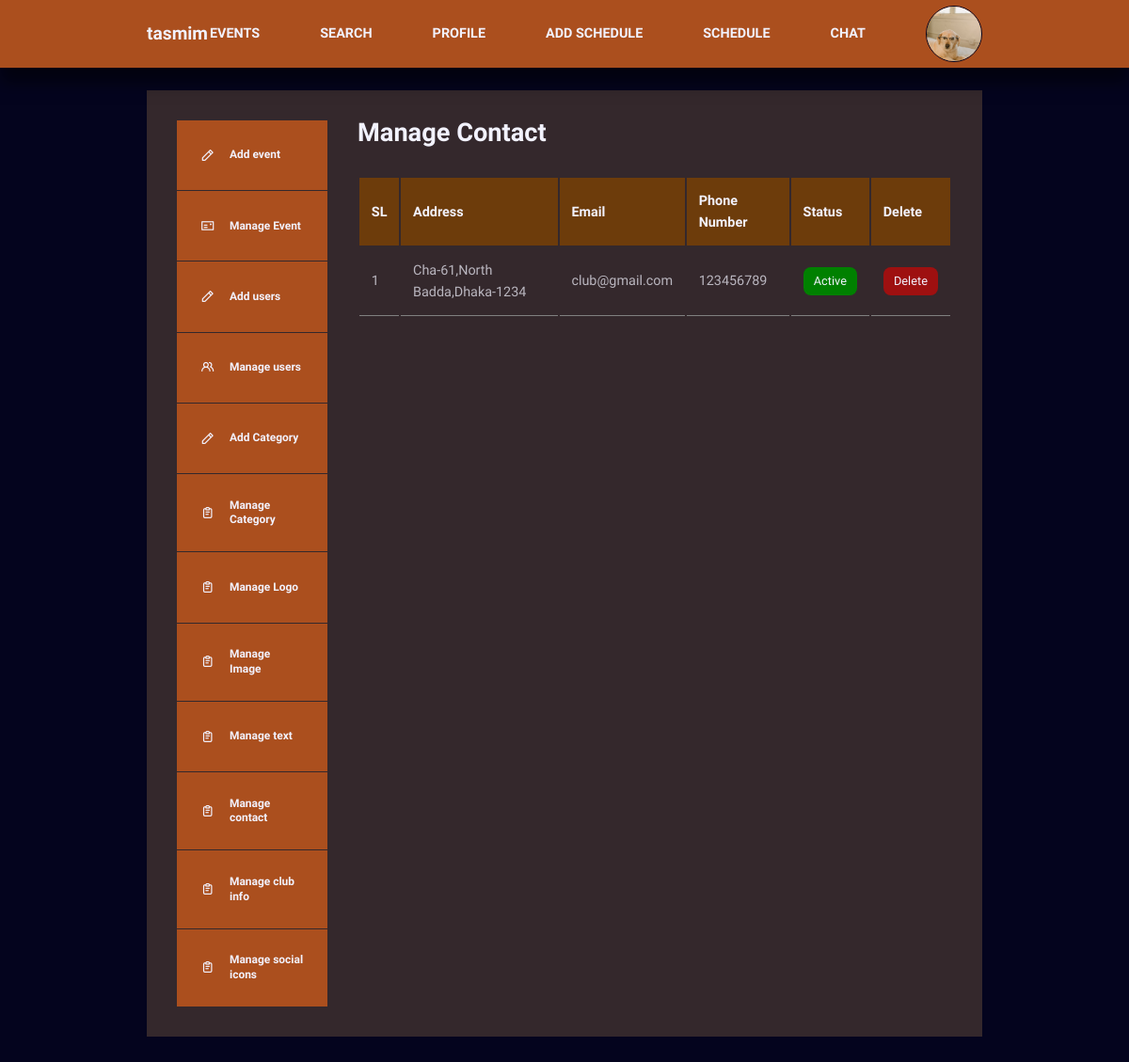
Screenshot of /dashboard_about.php (signed in) with the database file from the repository.
### tables this page shows
CREATE TABLE `users` (
  `id` int(11) NOT NULL,
  `name` varchar(255) NOT NULL,
  `email` varchar(255) NOT NULL,
  `phone` bigint(255) NOT NULL,
  `password` varchar(255) NOT NULL,
  `user_type` varchar(255) NOT NULL,
  `photo` varchar(255) NOT NULL
);

CREATE TABLE `about` (
  `id` int(11) NOT NULL,
  `address` varchar(255) NOT NULL,
  `email` varchar(255) NOT NULL,
  `phone` int(255) NOT NULL,
  `status` int(11) NOT NULL DEFAULT 0
);

### dashboard_about.php (the view, shortened to what this page needs)
<?php
require 'header_one.php';
require 'db.php';
$select = "SELECT * FROM about";
$select_about = mysqli_query($db_connection,$select);
?>
<section class="dashboard">
    <div class="container dashboard__container">
        <aside>
            <ul>
            <li><a href="add_events.php"><i class="uil uil-pen"></i>
                        <h5>Add event</h5>
                    </a></li>
                <li><a href="dashboard_events.php"><i class="uil uil-postcard"></i>
                        <h5>Manage Event</h5>
                    </a></li>
                <li><a href="add_user.php"><i class="uil uil-pen"></i>
                        <h5>Add users</h5>
                    </a></li>
                <li><a href="dashboard_user.php"><i class="uil uil-users-alt"></i>
                        <h5>Manage users</h5>
                    </a></li>
                <li><a href="add_category.php"><i class="uil uil-pen"></i>
                        <h5>Add Category</h5>
                    </a></li>
                <li><a href="dashboard_category.php"><i class="uil uil-clipboard-notes"></i>
                        <h5>Manage Category</h5>
                    </a></li>
                <li><a href="dashboard_logo.php"><i class="uil uil-clipboard-notes"></i>
                        <h5>Manage Logo</h5>
                    </a></li>
                    <li><a href="dashboard_image.php"><i class="uil uil-clipboard-notes"></i>
                        <h5>Manage Image</h5>
                    </a></li>
                    <li><a href="dashboard_text.php"><i class="uil uil-clipboard-notes"></i>
                        <h5>Manage text</h5>
                    </a></li>
                    <li><a href="dashboard_about.php"><i class="uil uil-clipboard-notes"></i>
                        <h5>Manage contact</h5>
                    </a></li>
                    <li><a href="about-club_dashboard.php"><i class="uil uil-clipboard-notes"></i>
                        <h5>Manage club info</h5>
                    </a></li>
                <li><a href="dashboard_social.php"><i class="uil uil-clipboard-notes"></i>
                        <h5>Manage social icons</h5>
                    </a></li>
            </ul>
        </aside>
        <main>
            <h2>Manage Contact</h2>
            <table>
                <thead>
                    <tr>
                        <th>SL</th>
                        <th>Address</th>
                        <th>Email</th>
                        <th>Phone Number</th>
                        <th>Status</th>
                        <th>Delete</th>
                    </tr>
                </thead>
                <tbody>
                <?php foreach ($select_about as $key => $cat) { ?>
                    <tr>
                        <td><?=$key+1?></td>
                        <td><?=$cat['address']?></td>
                        <td><?=$cat['email']?></td>
                        <td><?=$cat['phone']?></td>
                        <td>
                            <a class="stn <?=($cat['status']==1)?'s1':'s2'?>" href="about_status.php?id=<?=$cat['id']?>"
                            >
                         <?=($cat['status']==1)?'Active':'Deactive'?>
                        </a></td>
                        <td><a href="delete_about.php?id=<?=$cat['id']?>" class="btn danger">Delete</a></td>
                    </tr>
                    <?php }?>
                </tbody>
            </table>
        </main>
    </div>
</section>

### header_one.php (shortened to what this page needs)
<?php
require 'db.php';
$profile_id = $_SESSION['id'];
$select_loggedin_user = "SELECT * FROM users WHERE id=$profile_id";
$select_loggedin_user_result = mysqli_query($db_connection,$select_loggedin_user);
$select_loggedin_user_result_after_assoc = mysqli_fetch_assoc($select_loggedin_user_result);
?>
<!DOCTYPE html>
<html lang="en">
<head>
    <link rel="stylesheet" href="./style2.css">
    <link rel="stylesheet" href="https://unicons.iconscout.com/release/v4.0.0/css/line.css">
</head>
<body>
 <nav>
    <div class="container nav__container">
        <a href="index.html" class="nav__logo"><?=$select_loggedin_user_result_after_assoc['name']?></a>
        <ul class="nav__items">
            <li><a href="events.php"><b>EVENTS</b></a></li>
            <li><a href="user_search.php"><b>SEARCH</b></a></li>
            <li><a href="user_profile.php"><b>PROFILE</b></a></li>
            <li><a href="schedule_form.php"><b>ADD SCHEDULE</b></a></li>
            <li><a href="schedule_dashboard.php"><b>SCHEDULE</b></a></li>
            <li><a href="chat.php?id=<?=$profile_id?>"><b>CHAT</b></a></li>
            <li class="nav__profile">
                <div class="avater">
                <?php
                    if($select_loggedin_user_result_after_assoc['photo']==null){?>
                    <img src="./images/photo.jpg">
                    <?php }else{?>
                        <img width="60px" height="60px"  src="./uploads/profile_pic/<?=$select_loggedin_user_result_after_assoc['photo'] ?>" alt="">
                    <?php }?>
                </div>
            </li>
        </ul>
    </div>
</nav>

### style2.css (style rules this page uses)
:root { --color-primary:#ab4f1e; --color-primary-light:hsl(21, 79%, 19%); --color-red:rgb(158, 16, 16); --color-red-light:hsla(4, 78%, 49%, 0.433); --color-green:#00c476; --color-green-light:rgba(223, 123, 36, 0.15); --color-gray-900:#34282C; --color-gray-700:#6d3c0b; --color-gray-300:rgba(242,242,254,0.3); --color-gray-200:rgba(242,242,254,0.7); --color-white:#f2f2fe; --color-bg:#04041e; --border:#C19A6B; --danger:#f44d16; --transition:all 1000ms ease; --container-width-lg:74%; --container-width-md:88%; --form-width:40%; --card-border-radius-1:0.3rem; --card-border-radius-2:0.5rem; --card-border-radius-3:0.8rem; --card-border-radius-4:2rem; --card-border-radius-5:5rem; }
* { margin: 0; padding: 0; outline: 0; border: 0; appearance: 0; list-style: none; text-decoration: none; box-sizing: border-box; }
body { font-family: 'Montserrat Alternates', sans-serif; line-height: 1.6; color: var(--color-gray-200); overflow-x: hidden; background: var(--color-bg); font-size: 0.9rem; }
.container { width: var(--container-width-lg); max-width: 1800px; margin-inline: auto; }
section { margin-top: 3rem; width: 100vw; }
h1,h2,h3,h4,h5 { color: var(--color-white); line-height: 1.3; }
h2 { font-size: 1.7rem; margin: 1rem 0; }
a { color: var(--color-white); transition: var(--transition); }
img { display: block; width: 100%; object-fit: cover; }
nav { background: var(--color-primary); width: 100vw; height: 4.5rem; position: fixed; top: 0; z-index: 10; box-shadow: 0 1rem 1rem rgb(0, 0, 0,0.5); }
.nav__container { height: 100%; display: flex; align-items: center; justify-content: space-between; }
.avater { width:60px; aspect-ratio: 1/1; border-radius: 50%; overflow: hidden; border: 0.1rem solid var(--color-bg); }
.nav__logo { font-weight: 600; font-size: 1.2rem; }
.nav__items { display: flex; align-items: center; gap: 4rem; }
.nav__profile { position: relative; cursor: pointer; }
.btn { display: inline-block; width: fit-content;padding: 0.6rem 1.2rem; background: var(--color-primary); border-radius: var(--card-border-radius-2); cursor: pointer; transition: var(--transition); color: var(--color-white); }
.stn { display: inline-block; width: fit-content;padding: 0.6rem 1.2rem; border-radius: var(--card-border-radius-2); cursor: pointer; transition: var(--transition); color: var(--color-white); }
.stn.s1 { padding: 0.3rem 0.7rem; font-size: 0.8rem; background: green; }
.btn.danger { background: var(--color-red); padding: 0.3rem 0.7rem; font-size: 0.8rem; }
.dashboard { margin-top: 6rem; }
.dashboard__container { display: grid; grid-template-columns: 10rem auto; gap: 1rem; background: var(--color-gray-900); padding: 2rem; margin-bottom: 5rem; }
.dashboard aside a { background: var(--color-primary); display: flex; gap: 1rem; align-items: center; padding: 1.6rem; }
.dashboard aside ul li:not(:last-child) a { border-bottom: 1px solid var(--color-gray-900); }
.dashboard main { margin-left: 1rem; }
.dashboard main h2 { margin: 0 0 2rem 0; line-height: 1; }
.dashboard main table { width: 100%; text-align: left; }
.dashboard main table th { background: var(--color-gray-700); padding: 0.8rem; color: var(--color-white); }
.dashboard main table td { padding: 0.8rem; border-bottom: 1px solid gray; }

### rows the page displays
users: name "tasmim", photo (picture)
about: address "Cha-61,North Badda,Dhaka-1234", email "club@gmail.com", phone "123456789", status "Active"
